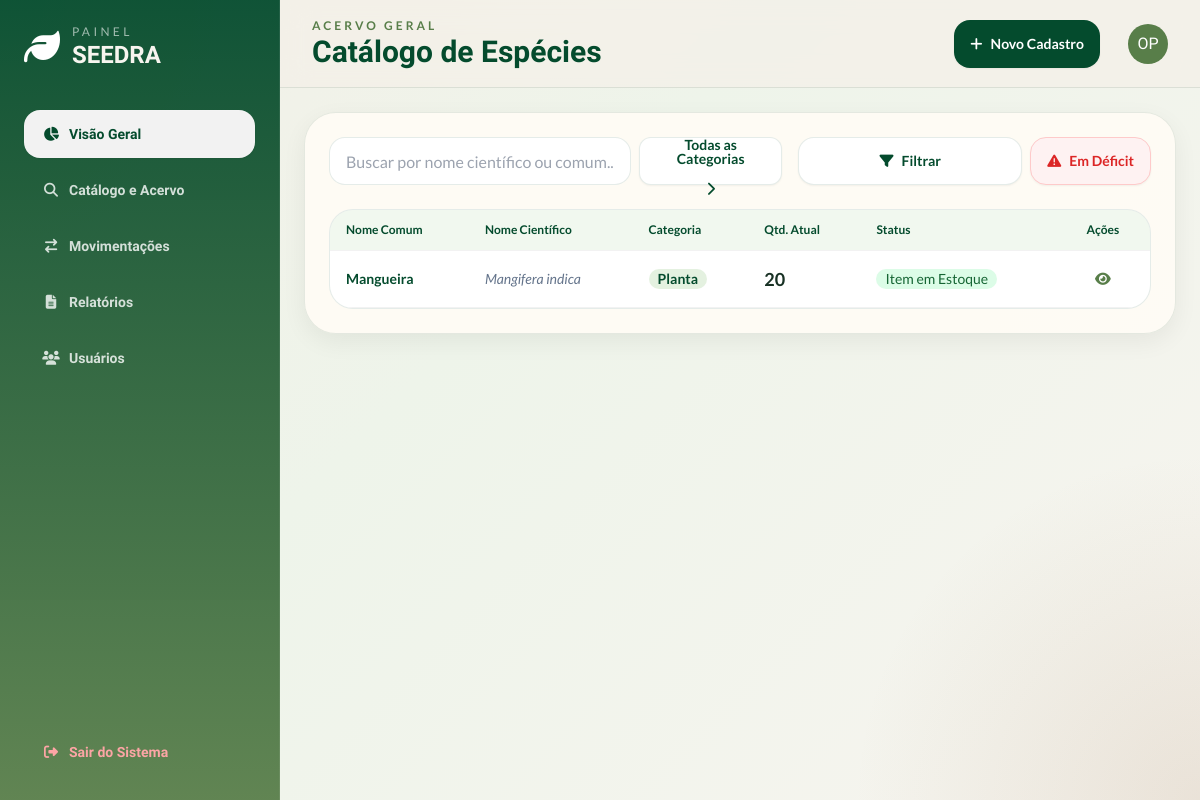
/catalogo (signed in), run on an earlier commit of the app's database.
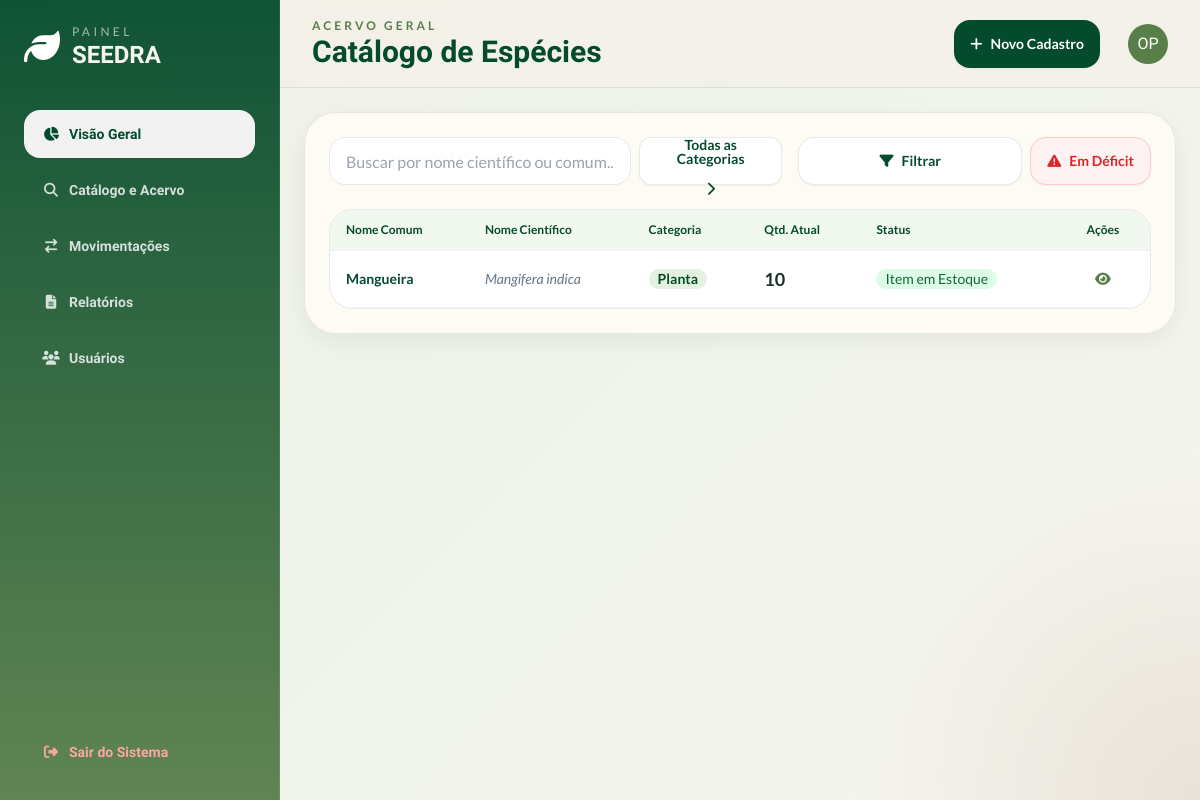
And on a later commit of the database.
### models.py (models this page shows)
class Item(db.Model):
    __tablename__= 'items'
    id = db.Column(db.Integer, primary_key = True)
    nome = db.Column(db.String(50), nullable = False, unique = True)
    quantidade = db.Column(db.Integer, nullable = True)
    n_cientifico = db.Column(db.String(50), nullable = False , unique = True)
    categoria = db.Column(db.String(20), nullable = False)
    deficit_limit = db.Column(db.Integer)
    obs = db.Column(db.Text)
    data_cadastro = db.Column(db.Date, nullable = False)
    movimentacoes = db.relationship('Movimentacao', backref = 'Item', lazy = True)
    def em_deficit(self):
        return self.quantidade < self.deficit_limit

### app.py (the view)
@app.route('/catalogo', methods=['GET'])
@login_required
def catalogo():
    itens = Item.query.all()
    itens_def = sum(1 for item in itens if item.em_deficit())
    alfabetica = Item.query.order_by(Item.nome.asc()).all()
    return render_template('catalogo.html', itens=itens, itens_def=itens_def, itens_alfabetica = alfabetica)

### app.py (called while the page is built)
@login_manager.user_loader
def load_user(user_id):
    return Usuarios.query.get(int(user_id))

def login_required(f):
  @wraps(f)
  def decorated_function(*args, **kwargs):
      if 'usuarios_id' not in session:
         flash("Faça login primeiro!", 'erro')
         return redirect(url_for('login'))
      return f(*args, **kwargs)
  return decorated_function

### templates/catalogo.html (shortened to what this page needs)
{% extends 'base.html' %}
{% block header_subtitle %}Acervo Geral{% endblock %}
{% block header_title %}Catálogo de Espécies{% endblock %}
{% block header_actions %}
<a href="{{ url_for('novo_item') }}" class="btn rounded-2xl border-0 bg-seedra-leafDark hover:bg-seedra-leafMid text-white font-lato">
    <i class="fa-solid fa-plus"></i> Novo Cadastro
</a>
{% endblock %}
{% block content %}
<section class="soft-card rounded-[2rem] p-6">
    <div class="flex flex-col md:flex-row gap-4 justify-between items-center mb-6">
        <div class="flex-1 w-full flex gap-2">
            <input type="text" placeholder="Buscar por nome científico ou comum..." class="input input-bordered rounded-2xl bg-white border-seedra-leafDark/10 w-full max-w-md font-lato" id="c_search" />
            <div class="relative inline-block w-56">
                <button id="c_btn" class="btn w-full flex justify-center rounded-xl bg-white font-lato text-seedra-leafDark border-seedra-leafDark/10 gap-4 hover:bg-seedra-leafMid hover:text-white">
                    <span id="content_span" class="transition transition-transform easy-in-out">Todas as Categorias</span>
                    <i id="c_arrow" class="fa-solid fa-chevron-right transition-transform"></i>
                </button>
            </div>
        </div>
        <div class="flex gap-2">
            <div class="relative inline-block w-56 ">
                <button class="w-full flex justify-center btn rounded-2xl bg-white text-seedra-leafDark border border-seedra-leafDark/10 hover:bg-seedra-leafMid hover:text-white hover:border-seedra-seedSand shadow-sm font-lato" id="filter_button">
                    <i id="filter_span" class="fa-solid fa-filter"></i> Filtrar
                </button>
            </div>
            <button class="btn rounded-2xl bg-red-50 text-red-600 border border-red-200 hover:bg-red-100 hover:border-red-300 shadow-sm font-lato" id="btn_deficit">
                <i class="fa-solid fa-triangle-exclamation"></i> Em Déficit
            </button>
        </div>
    </div>
    <div class="overflow-x-auto rounded-[1.5rem] border border-seedra-leafDark/10 bg-white">
        <table class="table font-lato">
            <thead class="bg-seedra-leafLight/10 text-seedra-leafDark">
                <tr>
                    <th>Nome Comum</th>
                    <th>Nome Científico</th>
                    <th>Categoria</th>
                    <th>Qtd. Atual</th>
                    <th>Status</th>
                    <th class="text-center">Ações</th>
                </tr>
            </thead>
            <tbody>
                {% for item in itens %}
                <tr id="list_order_normal" class="{% if item.em_deficit() %}item_deficit{% else %}item_ok{% endif %} transition {% if item.categoria == 'Semente' %} c_semente {% else %} c_planta {% endif %}">
                    <td class="font-bold text-seedra-leafDark">{{ item.nome }}</td>
                    <td class="italic text-slate-500">{{ item.n_cientifico }}</td>
                    <td><span class="badge border-0 bg-seedra-leafLight/20 text-seedra-leafDark font-bold">{{ item.categoria}}</span></td>
                    <td class="metric-value font-bold text-lg">{{ item.quantidade }}</td>
                    <td><span class="badge border-0 {% if item.em_deficit() %} bg-red-100 text-red-800 {% else %} bg-green-100 text-green-800 {% endif %}">
                        {% if item.em_deficit() %}
                            Item em deficit
                        {% else %}
                            Item em Estoque
                        {% endif %}
                    </span></td>
                    <td class="text-center">
                        <a href="{{ url_for('detalhes_item', id=item.id) }}" class="btn btn-sm btn-ghost text-seedra-leafMid rounded-xl"><i class="fa-solid fa-eye"></i></a>
                    </td>
                </tr>
                {% endfor %}
            </tbody>
        </table>
    </div>
</section>
{% endblock %}

What changed in the data, as far as the page shows it:
changed Item "Mangueira": quantidade "20" → "10"
